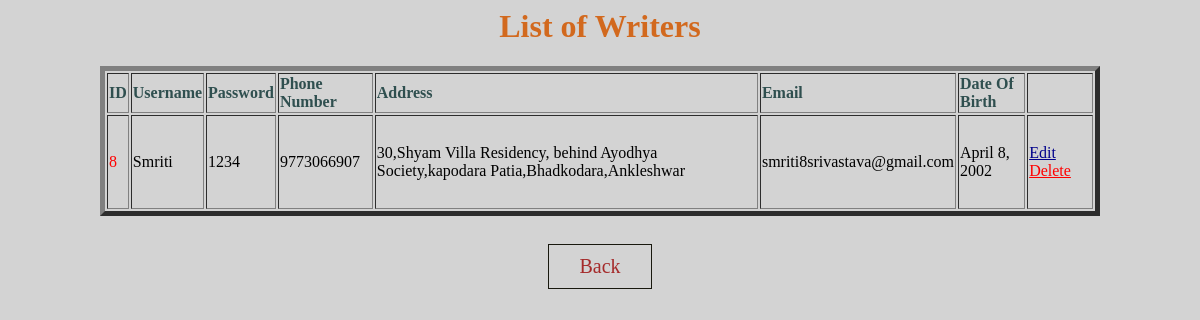
The page /writer_list on the database its author committed.
### crms/models.py (models this page shows)
class Writer(models.Model):
    username=models.CharField(max_length=50)
    password=models.CharField(max_length=20)
    phone_no=models.CharField(max_length=13,null=True)
    address=models.CharField(max_length=150,null=True)
    email=models.CharField(max_length=254,null=True)
    dob=models.DateField(null=True)

### crms/views.py (the view)
# urls.py: path('writer_list',views.writer_list,name='writer_list'),
def writer_list(request):
    context = {'writer_list':Writer.objects.all()}
    return render(request,'writer_list.html',context)

### templates/writer_list.html (shortened to what this page needs)
<html>
    <head>
        <body bgcolor="#D3D3D3">
            <center><h1>List of Writers</h1></center>
            <table border="5" align="center" height=150 width=1000>
                <thead class="border-bottom font-weight-bold">
                    <tr style="font-family:'montserrat';font-weight:bold;color:darkslategrey">
                        <td>ID</td>
                        <td>Username</td>
                        <td>Password</td>
                        <td>Phone Number</td>
                        <td>Address</td>
                        <td>Email</td>
                        <td>Date Of Birth</td>
                        <td></td>
                    </tr>
                </thead>
                <tbody>
                    {% for writer in writer_list %}
                    <tr style="font-family:'montserrat';">
                        <td style="color:red;">{{writer.id}}</td>
                        <td>{{writer.username}}</td>
                        <td>{{writer.password}}</td>
                        <td>{{writer.phone_no}}</td>
                        <td>{{writer.address}}</td>
                        <td>{{writer.email}}</td>
                        <td>{{writer.dob}}</td>
                        <td>
                            <a href="{% url 'writer_update' writer.id %}" style="color:darkblue;">Edit</a>&nbsp;
                            <a href="{% url 'writer_delete' writer.id %}" style="color:red;">Delete</a>&nbsp;
                        </td>
                    </tr>
                    {% endfor %}
                </tbody>
            </table>
            <div class="container">
				<br><center><a href="writer_page"><button class="btn btn">Back</button></a></center>
			</div>
        </body>
    </head>
</html>

### templates/writer_list.html (style rules this page uses)
h1 { font-family: "montserrat"; color: chocolate; font-weight: bold; }
.btn { border: 1px solid #18180e; background:none; padding: 10px 30px; font-size: 20px; font-family: "montserrat"; cursor: pointer; margin: 10px; transition: 0.9s; position: relative; overflow: hidden; color:brown }

### rows shown on the page
Writer: id "8", username "Smriti", password "1234", phone_no "9773066907", address "30,Shyam Villa Residency, behind Ayodhya Society,kapodara Patia,Bhadkodara,Ankleshwar", email "smriti8srivastava@gmail.com", dob "April 8, 2002"
